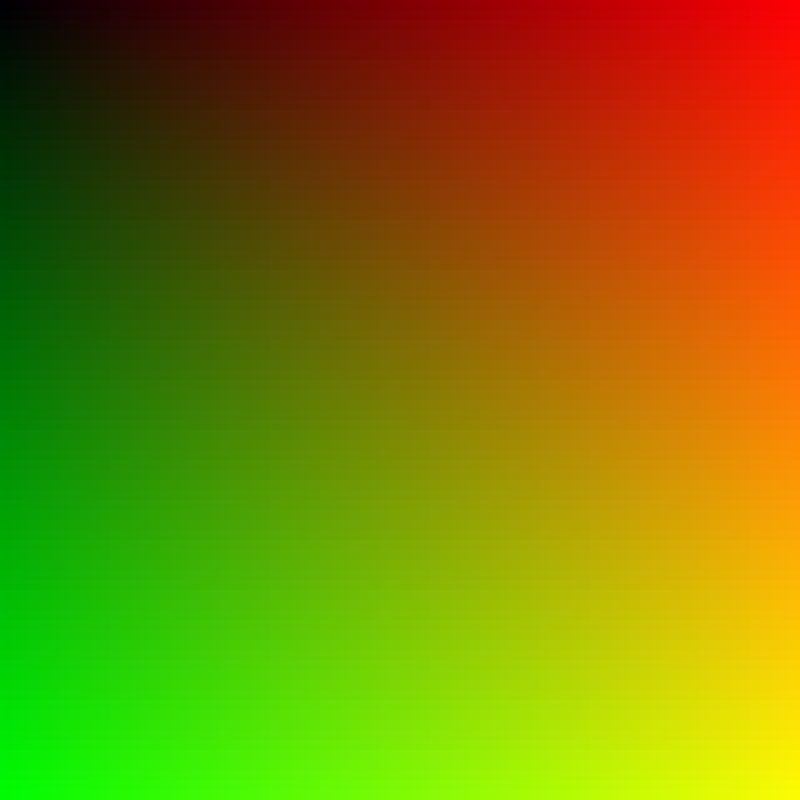
Frame 1 (no input)
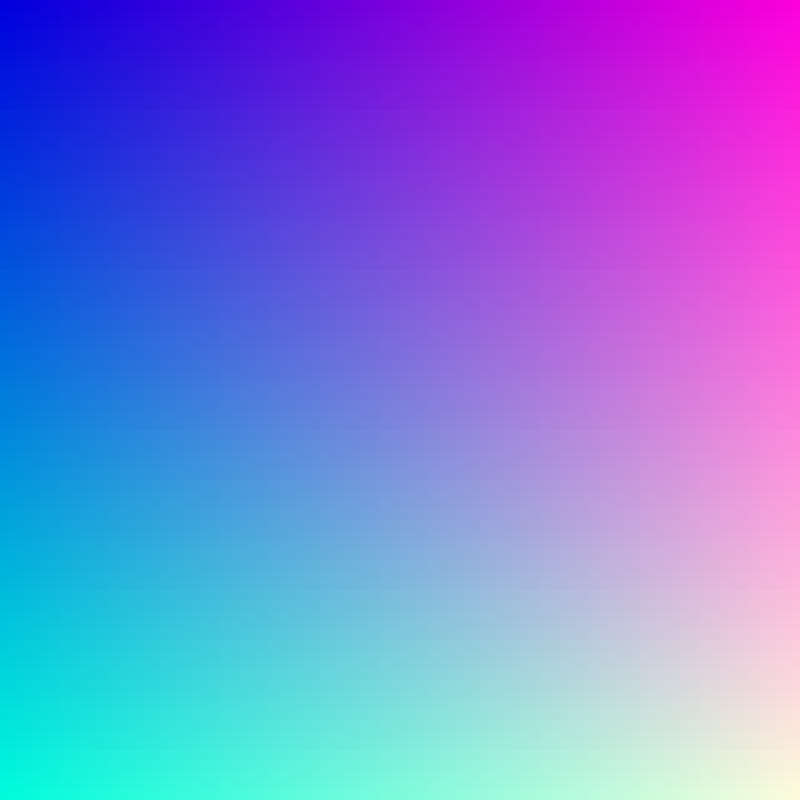
Frame 60 (the mouse pressed at the canvas centre just before this capture)
Frame 120 (the mouse held since frame 60 and released just before this capture): identical to frame 60, image omitted

The Processing sketch that drew these frames (run headless with seeded random() and noise(); from frame 60 on, the mouse is pressed at the canvas centre):

// Processing sketch: gradation
// ── gradation.pde
color c, c1, c2, c3, c4;
int r = 0;
int block = 10;
int num;
int[] cx;
int[] cy;
int offsetX = 0;
int offsetY = 0;

void setup() {
  num = (width / block);
  cx = new int[num];
  cy = new int[num];
  background(255);
  size(800, 800);
  noStroke();
  rectMode(CENTER);
  frameRate(60);
  for(int i = 0; i < num; i++) {
    cx[i] = floor(map(i * block, 0, width, 0, 255));
    cy[i] = floor(map(i * block, 0, height, 0, 255));
  }
}

void draw() {
  
  r++;
  if(r > 180) r = 0;
  
  float theta = sin(radians(r));
  int c = floor(map(theta, 0, 1, 0, 255));
  
  for(int y = 0; y < height; y += block) {
    if(offsetY > cy.length-1) offsetY = 0;
    for(int x = 0; x < width; x += block) {
      if(offsetX > cx.length-1) offsetX = 0;
      fill(cx[offsetX], cy[offsetY], c);
      rect(x + block/2, y + block/2, block, block);      
      offsetX++;
    }
    offsetY++;
  }
  
  
  //cx = splice(cx, cx[0], cx.length);
  //cx = subset(cx, 1);
  //cy = splice(cy, cy[0], cy.length);
  //cy = subset(cy, 1);
  
}
